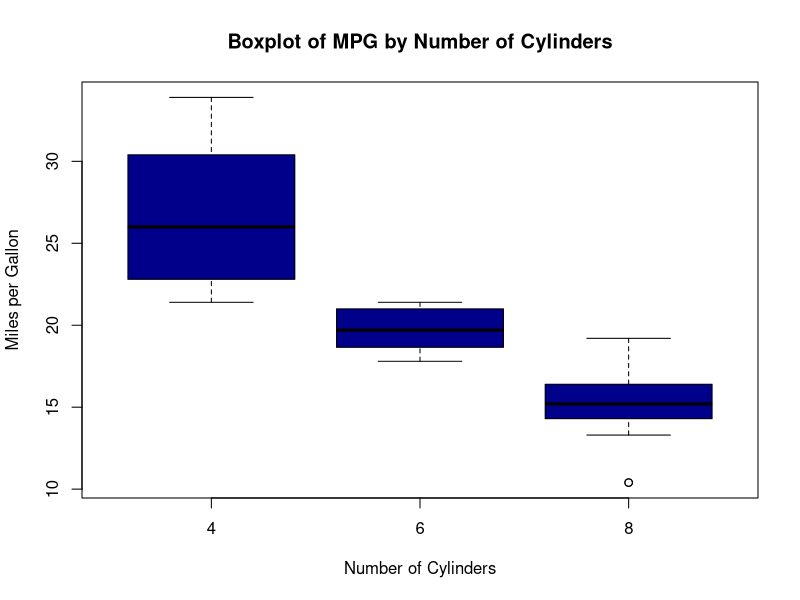

The R source for this figure:
data("mtcars")
boxplot(mpg ~ cyl, data = mtcars, 
        xlab = "Number of Cylinders", 
        ylab = "Miles per Gallon", 
        main = "Boxplot of MPG by Number of Cylinders", 
        col = "darkblue")
